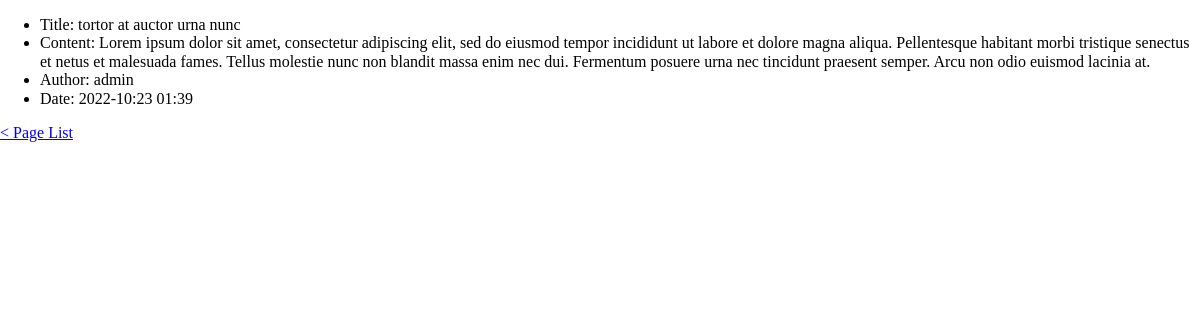
/page/1/, run on the app's committed database.
### Server-Python-Django/page/models.py (models this page shows, shortened)
class Page(models.Model):
	user = models.ForeignKey('user.User', on_delete=models.CASCADE)
	url = models.CharField(max_length=512)
	title = models.CharField(max_length=512)
	content = models.CharField(max_length=1024)
	date_published = models.IntegerField()
	date_modified = models.IntegerField()
	class Meta:
		db_table = 'page'

### Server-Python-Django/user/models.py (models this page shows, shortened)
class User(models.Model):
	username = models.CharField(max_length=256)
	password = models.CharField(max_length=256)
	class Meta:
		db_table = 'user'

### Server-Python-Django/page/views.py (the view)
# urls.py: path('<str:page_id>/', views.detail, name='page_detail'),
def detail(request, page_id):
	if page_id.isdigit():
		page_detail = get_object_or_404(Page, id=int(page_id))
	else:
		try:
			page_detail = Page.objects.get(url=page_id)
		except Page.DoesNotExist:
			raise Http404("Page does not exist")
	date = page_detail.__dict__
	if date['date_modified'] and date['date_modified'] != 0:
		date['date'] = date['date_modified']
	else:
		date['date'] = date['date_published']
	if date['user_id'] <= 0:
		user_id = 1
	else:
		user_id = date['user_id']
	date['username'] = User.objects.get(id=user_id).username
	return render(request, 'page/detail.html', date)

### Server-Python-Django/page/templatetags/custom_filter.py (called while the page is built)
@register.filter(name='timestamp_to_datetime')
def timestamp_to_datetime(timestamp):
	if not timestamp:
		timestamp = 0
	return datetime.utcfromtimestamp(timestamp / 1e3)

### Server-Python-Django/page/templates/page/detail.html (shortened to what this page needs)
<!DOCTYPE HTML>
<html lang="en">
<head>
    <link rel="stylesheet" href="/static/styles/normalize.css">
</head>
<body>
    {% load custom_filter %}
    <ul>
    <li>Title: {{title}}</li>
    <li>Content: {{content}}</li>
    <li>Author: {{username}}</li>
    <li>Date: {{date|timestamp_to_datetime|date:"Y-m:d H:i"}}</li>
    </ul>
    <a href="/page"> < Page List </a>
</body>
</html>

### data on the page
Page: title "tortor at auctor urna nunc", content "Lorem ipsum dolor sit amet, consectetur adipiscing elit, sed do eiusmod tempor incididunt ut labore et dolore magna aliqua. Pellentesque habitant morbi tristique senectus et netus et malesuada fames. Tellus molestie nunc non blandit massa enim nec dui. Fermentum posuere urna nec tincidunt praesent semper. Arcu non odio euismod lacinia at."
User: username "admin"

### other printed values
{{ date|timestamp_to_datetime|date:"Y-m:d H:i" }} "2022-10:23 01:39"
